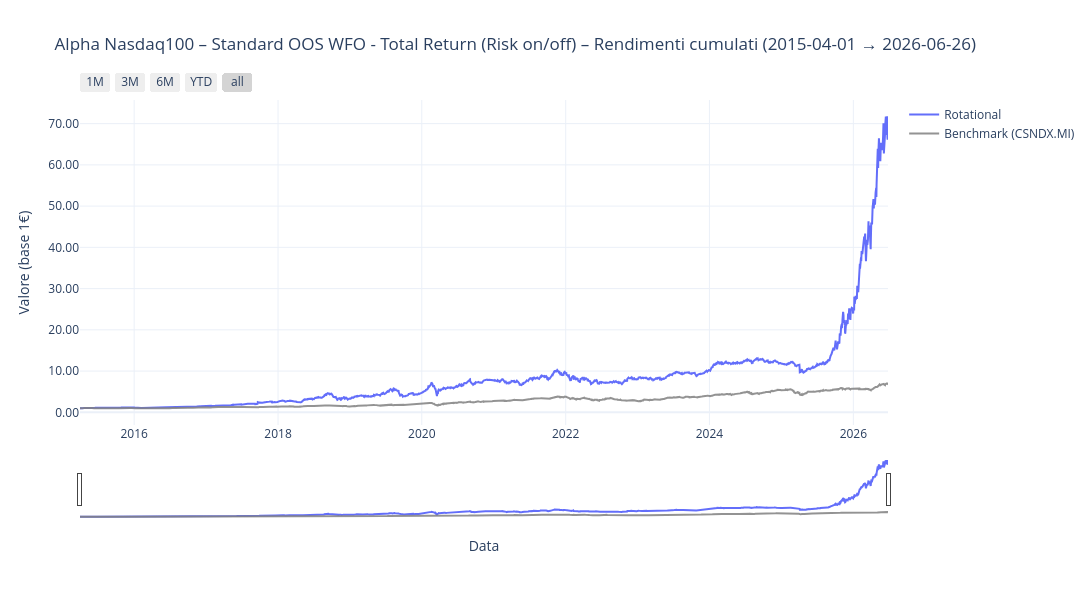
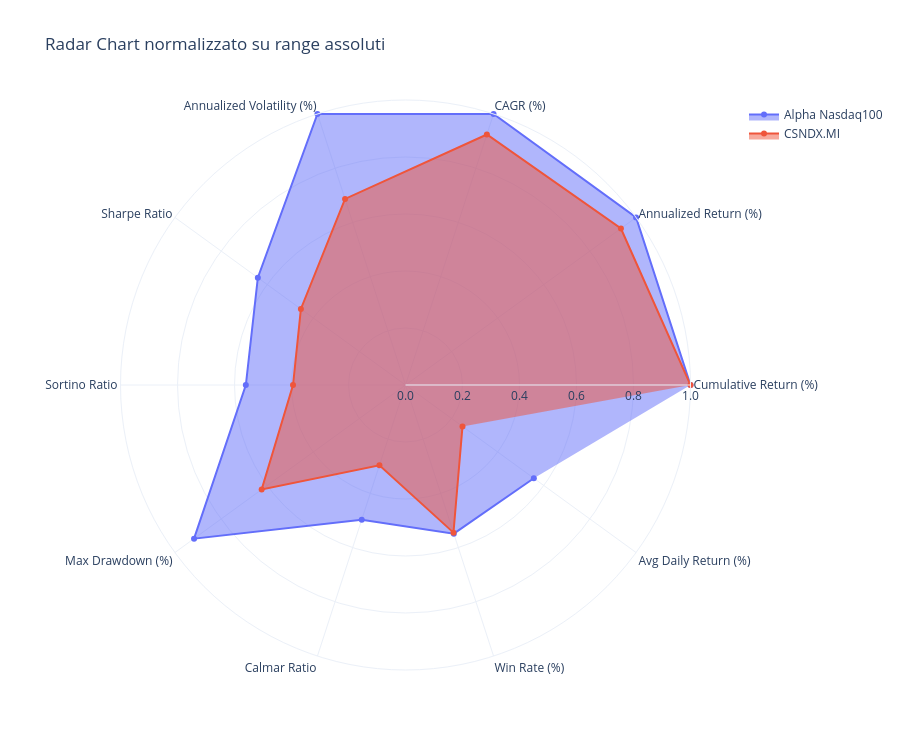
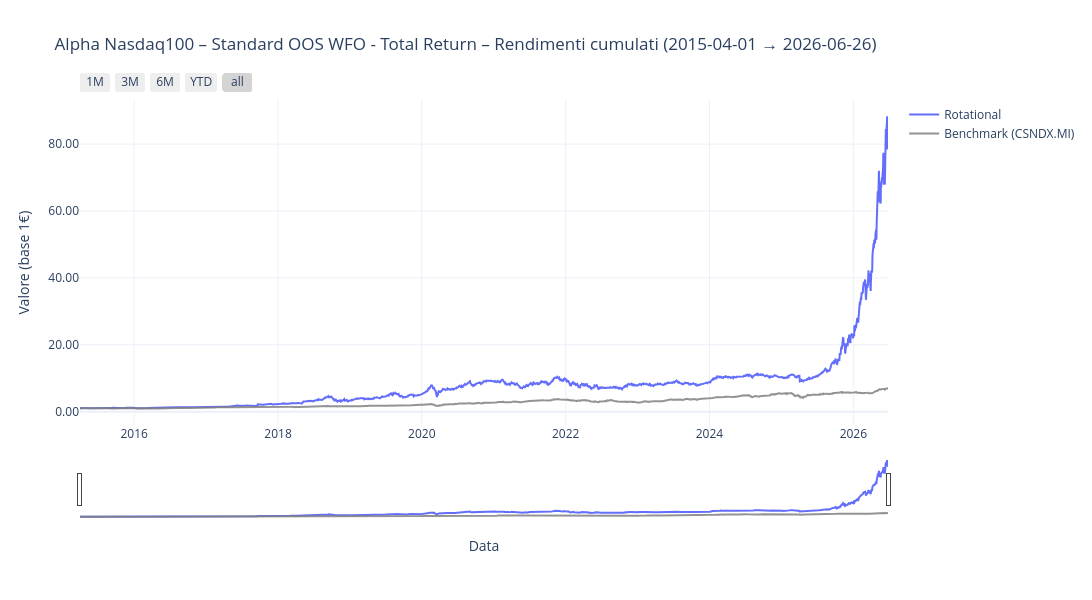
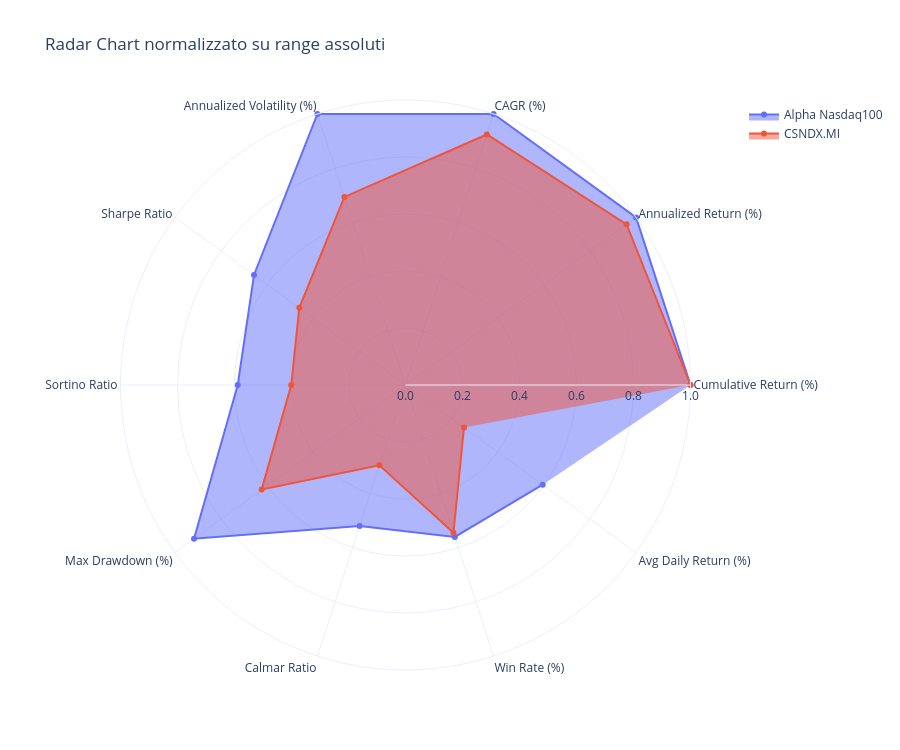

Here is the notebook cell these charts were saved with, in order:
### Markdown cell above
### §5a — WFO Standard

Usa la `reduced_grid` prodotta dalla stability analysis.

### Code cell
ratio_int = int(str(ratio).split(':')[0])
benchmark_start    = benchmark_data.dropna(how='all').index.min()
first_full_year    = pd.Timestamp(f"{benchmark_start.year + 1}-01-01")
pipeline_start_date = first_full_year - pd.DateOffset(years=ratio_int)

print(f"Benchmark start:         {benchmark_start.date()}")
print(f"Primo anno pieno comune: {first_full_year.date()}")
print(f"Pipeline start:          {pipeline_start_date.date()}")
print(f"Primo OOS atteso:        {first_full_year.date()}")


results_std = run_wfo_pipeline(
    # Dati
    stocks_data_raw        = stocks_data_raw,
    stocks_data            = stocks_data,
    benchmark_data         = benchmark_data,
    benchmark_data_raw     = benchmark_data_raw,
    tickers                = tickers,
    risk_off_data          = risk_off_data,
    # Parametri WFO
    ratio                  = ratio,
    metric                 = metric,
    start_date             = pipeline_start_date,
    end_date               = end_date,
    cores                  = cores,
    verbose                = verbose,
    force_next_year_params = force_next_year_params,
    use_clustering         = False,
    param_grid             = reduced_grid,   # stability-reduced
    # Parametri portafoglio
    portfolio_title        = portfolio_title,
    benchmark_title        = benchmark_title,
    init_cash              = init_cash,
    risk_on_off            = True,
    plot                   = True,
    profile                = profile,
    asset_type             = portfolio.get('asset_type', 'stock'),
    wfo_audit_path_base    = str(reports_dir / f"{portfolio_title}_{year}"),
)

### Figure 1 — Plotly figure (JSON) as saved in the notebook; plotly's stock layout.template omitted (floating-point values rounded to 4 significant figures; data arrays with more than 128 entries replaced by an {"elided": "..."} marker saying what was removed)
{"data": [{"line": {"width": 2}, "mode": "lines", "name": "Rotational", "type": "scatter", "x": {"elided": "2902 str values"}, "y": {"elided": "2902 float values"}}, {"line": {"color": "gray", "width": 2}, "mode": "lines", "name": "Benchmark (CSNDX.MI)", "opacity": 0.85, "type": "scatter", "x": {"elided": "2902 str values"}, "y": {"elided": "2902 float values"}}], "layout": {"height": 600, "title": {"text": "Alpha Nasdaq100 – Standard OOS WFO - Total Return (Risk on/off) – Rendimenti cumulati (2015-04-01 → 2026-06-26)"}, "width": 1200, "xaxis": {"rangeselector": {"buttons": [{"count": 1, "label": "1M", "step": "month", "stepmode": "backward"}, {"count": 3, "label": "3M", "step": "month", "stepmode": "backward"}, {"count": 6, "label": "6M", "step": "month", "stepmode": "backward"}, {"count": 1, "label": "YTD", "step": "year", "stepmode": "todate"}, {"step": "all"}]}, "rangeslider": {"visible": true}, "title": {"text": "Data"}, "type": "date"}, "yaxis": {"tickformat": ".2f", "title": {"text": "Valore (base 1€)"}}}}

### Figure 2 — Plotly figure (JSON) as saved in the notebook; plotly's stock layout.template omitted (floating-point values rounded to 4 significant figures)
{"data": [{"fill": "toself", "name": "Alpha Nasdaq100", "r": [1, 1, 1, 1, 0.6404, 0.5602, 0.9171, 0.4971, 0.5484, 0.5566], "theta": ["Cumulative Return (%)", "Annualized Return (%)", "CAGR (%)", "Annualized Volatility (%)", "Sharpe Ratio", "Sortino Ratio", "Max Drawdown (%)", "Calmar Ratio", "Win Rate (%)", "Avg Daily Return (%)"], "type": "scatterpolar"}, {"fill": "toself", "name": "CSNDX.MI", "r": [1, 0.9343, 0.9242, 0.6864, 0.4537, 0.3946, 0.6238, 0.2963, 0.5446, 0.2472], "theta": ["Cumulative Return (%)", "Annualized Return (%)", "CAGR (%)", "Annualized Volatility (%)", "Sharpe Ratio", "Sortino Ratio", "Max Drawdown (%)", "Calmar Ratio", "Win Rate (%)", "Avg Daily Return (%)"], "type": "scatterpolar"}], "layout": {"height": 750, "polar": {"radialaxis": {"range": [0, 1], "tickformat": ".1f", "visible": true}}, "showlegend": true, "title": {"text": "Radar Chart normalizzato su range assoluti"}, "width": 900}}

### Figure 3 — Plotly figure (JSON) as saved in the notebook; plotly's stock layout.template omitted (floating-point values rounded to 4 significant figures; data arrays with more than 128 entries replaced by an {"elided": "..."} marker saying what was removed)
{"data": [{"line": {"width": 2}, "mode": "lines", "name": "Rotational", "type": "scatter", "x": {"elided": "2826 str values"}, "y": {"elided": "2826 float values"}}, {"line": {"color": "gray", "width": 2}, "mode": "lines", "name": "Benchmark (CSNDX.MI)", "opacity": 0.85, "type": "scatter", "x": {"elided": "2826 str values"}, "y": {"elided": "2826 float values"}}], "layout": {"height": 600, "title": {"text": "Alpha Nasdaq100 – Standard OOS WFO - Total Return – Rendimenti cumulati (2015-04-01 → 2026-06-26)"}, "width": 1200, "xaxis": {"rangeselector": {"buttons": [{"count": 1, "label": "1M", "step": "month", "stepmode": "backward"}, {"count": 3, "label": "3M", "step": "month", "stepmode": "backward"}, {"count": 6, "label": "6M", "step": "month", "stepmode": "backward"}, {"count": 1, "label": "YTD", "step": "year", "stepmode": "todate"}, {"step": "all"}]}, "rangeslider": {"visible": true}, "title": {"text": "Data"}, "type": "date"}, "yaxis": {"tickformat": ".2f", "title": {"text": "Valore (base 1€)"}}}}

### Figure 4 — Plotly figure (JSON) as saved in the notebook; plotly's stock layout.template omitted (floating-point values rounded to 4 significant figures)
{"data": [{"fill": "toself", "name": "Alpha Nasdaq100", "r": [1, 1, 1, 1, 0.6571, 0.5886, 0.9171, 0.5205, 0.5604, 0.5951], "theta": ["Cumulative Return (%)", "Annualized Return (%)", "CAGR (%)", "Annualized Volatility (%)", "Sharpe Ratio", "Sortino Ratio", "Max Drawdown (%)", "Calmar Ratio", "Win Rate (%)", "Avg Daily Return (%)"], "type": "scatterpolar"}, {"fill": "toself", "name": "CSNDX.MI", "r": [1, 0.9589, 0.9242, 0.6938, 0.4607, 0.4009, 0.6238, 0.2963, 0.5448, 0.2537], "theta": ["Cumulative Return (%)", "Annualized Return (%)", "CAGR (%)", "Annualized Volatility (%)", "Sharpe Ratio", "Sortino Ratio", "Max Drawdown (%)", "Calmar Ratio", "Win Rate (%)", "Avg Daily Return (%)"], "type": "scatterpolar"}], "layout": {"height": 750, "polar": {"radialaxis": {"range": [0, 1], "tickformat": ".1f", "visible": true}}, "showlegend": true, "title": {"text": "Radar Chart normalizzato su range assoluti"}, "width": 900}}
